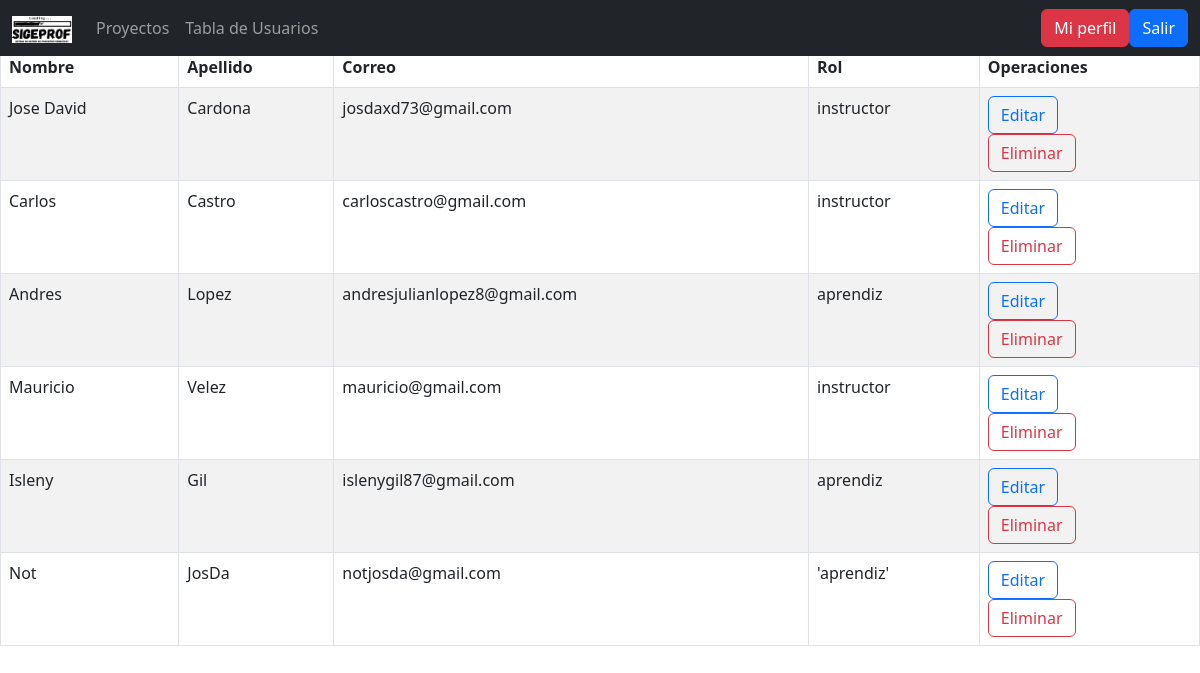
The app's page /app/home?page=tableusers (signed in) with its own data.
### tables this page shows
CREATE TABLE `instructor` (
  `id` int(11) NOT NULL,
  `DNI` int(11) NOT NULL,
  `nombre` varchar(25) NOT NULL,
  `apellido` varchar(25) NOT NULL,
  `edad` int(11) NOT NULL,
  `correo` varchar(35) NOT NULL,
  `nombre_de_usuario` varchar(20) NOT NULL,
  `contrasenha` varchar(60) NOT NULL,
  `rol` varchar(15) NOT NULL DEFAULT '''aprendiz''',
  `token` varchar(60) NOT NULL,
  `regdate` datetime NOT NULL DEFAULT current_timestamp(),
  `borndate` date DEFAULT NULL,
  `picture` varchar(100) NOT NULL DEFAULT 'profile/blank.png',
  `aboutme` varchar(200) NOT NULL
);

### app/tableusers.php (the view, shortened to what this page needs)
<link rel="stylesheet" href="../assets/DataTables/datatables.min.css">
<h2>Tabla de Datos de Usuarios</h2>
<table class="table table-striped table-bordered table-hover" id="tuser">
    <thead>
        <tr>
            <th>Nombre</th>
            <th>Apellido</th>
            <th>Correo</th>
            <th>Rol</th>
            <th>Operaciones</th>
        </tr>
    </thead>
    <tbody>
        <?php
        $data = $conn->prepare('SELECT * FROM instructor');
        $data->execute();
        foreach($data as $row){
        ?>
        <tr>
            <td><?php echo $row['nombre']; ?></td>
            <td><?php echo $row['apellido']; ?></td>
            <td><?php echo $row['correo']; ?></td>
            <td><?php echo $row['rol']; ?></td>
            <td>
                <button type="submit" class="btn btn-outline-primary">Editar</button>
                <form action="" method="post">
                    <button type="submit" class="btn btn-outline-danger">Eliminar</button>
                </form>
            </td>
        </tr>
        <?php } ?>
    </tbody>
</table>

### records on screen
instructor: nombre "Jose David", apellido "Cardona", correo "josdaxd73@gmail.com", rol "instructor"
instructor: nombre "Carlos", apellido "Castro", correo "carloscastro@gmail.com", rol "instructor"
instructor: nombre "Andres", apellido "Lopez", correo "andresjulianlopez8@gmail.com", rol "aprendiz"
instructor: nombre "Mauricio", apellido "Velez", correo "mauricio@gmail.com", rol "instructor"
instructor: nombre "Isleny", apellido "Gil", correo "islenygil87@gmail.com", rol "aprendiz"
instructor: nombre "Not", apellido "JosDa", correo "notjosda@gmail.com", rol "'aprendiz'"
